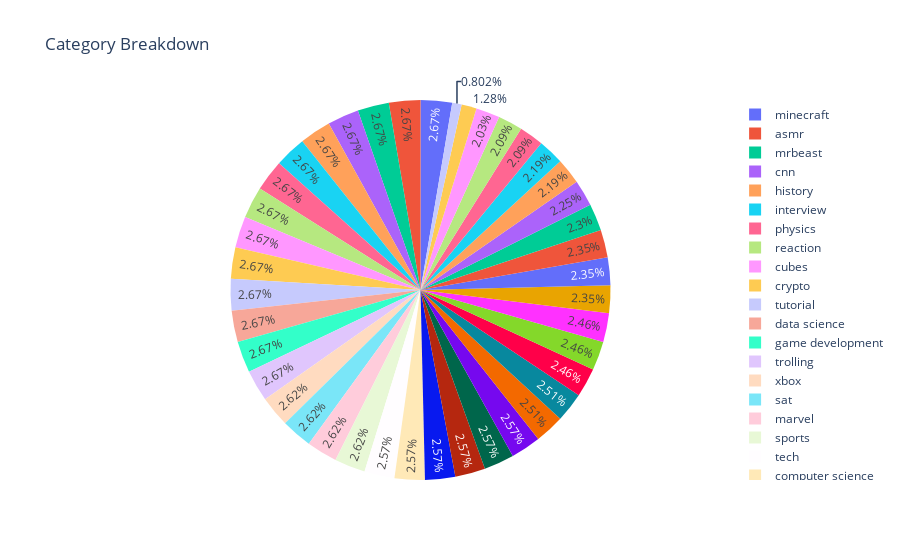

Notebook source saved alongside this figure:
### Code cell
#ploting a pie chart based on the catagory 
px.pie(values=vd.Keyword.value_counts(),
       names=vd.Keyword.value_counts().index,title="Category Breakdown")

### Figure 1 — Plotly figure (JSON) as saved in the notebook; plotly's stock layout.template omitted (floating-point values rounded to 4 significant figures)
{"data": [{"domain": {"x": [0, 1], "y": [0, 1]}, "hovertemplate": "label=%{label}<br>value=%{value}<extra></extra>", "labels": ["minecraft", "asmr", "mrbeast", "cnn", "history", "interview", "physics", "reaction", "cubes", "crypto", "tutorial", "data science", "game development", "trolling", "xbox", "sat", "marvel", "sports", "tech", "computer science", "nintendo", "food", "machine learning", "how-to", "chess", "biology", "music", "literature", "business", "bed", "google", "mukbang", "gaming", "apple", "lofi", "movies", "news", "finance", "animals", "education", "mathchemistry"], "legendgroup": "", "name": "", "showlegend": true, "type": "pie", "values": [50, 50, 50, 50, 50, 50, 50, 50, 50, 50, 50, 50, 50, 50, 49, 49, 49, 49, 48, 48, 48, 48, 48, 48, 47, 47, 46, 46, 46, 44, 44, 44, 43, 42, 41, 41, 39, 39, 38, 24, 15]}], "layout": {"legend": {"tracegroupgap": 0}, "title": {"text": "Category Breakdown"}}}
